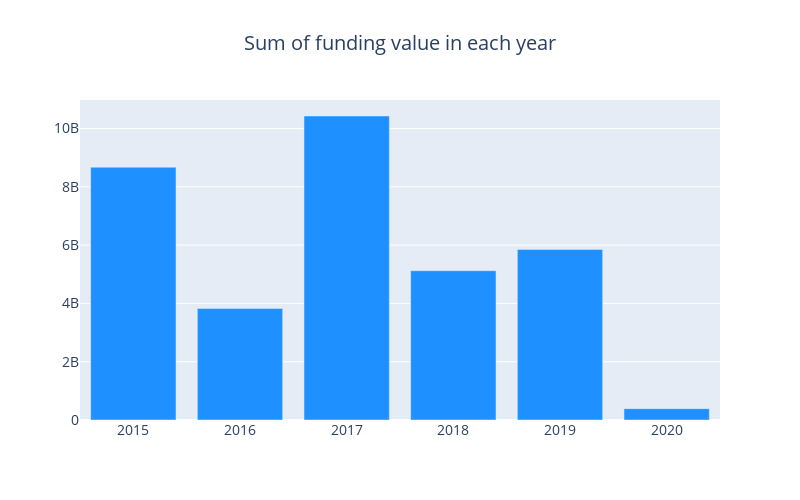

Notebook code cell kept with this figure:
### Code cell
df["CleanedAmount"][df["CleanedAmount"]==3900000000] = 50000000

# Getting the sum, count and mean values of funding
cnt_df = df.groupby('year')['CleanedAmount'].agg(["sum","count","mean"])
# plotting a graph of the sum of fundings
cnt_srs = cnt_df["sum"]
cnt_srs = cnt_srs.sort_index()

trace = go.Bar(
    x=cnt_srs.index,
    y=cnt_srs.values,
    marker=dict(
        color="#1E90FF",
    ),
)

layout = go.Layout(
    title=go.layout.Title(
        text="Sum of funding value in each year",
        x=0.5
    ),
    font=dict(size=14),
    width=800,
    height=500,
)

data = [trace]
fig = go.Figure(data=data, layout=layout)
py.iplot(fig, filename="funding")

### Figure 1 — Plotly figure (JSON) as saved in the notebook; plotly's stock layout.template omitted (floating-point values rounded to 4 significant figures)
{"data": [{"marker": {"color": "#1E90FF"}, "type": "bar", "x": [2015, 2016, 2017, 2018, 2019, 2020], "y": [8672740650, 3827682015, 10429078961, 5122323414, 5851000000.0, 390207254]}], "layout": {"font": {"size": 14}, "height": 500, "title": {"text": "Sum of funding value in each year", "x": 0.5}, "width": 800}}
